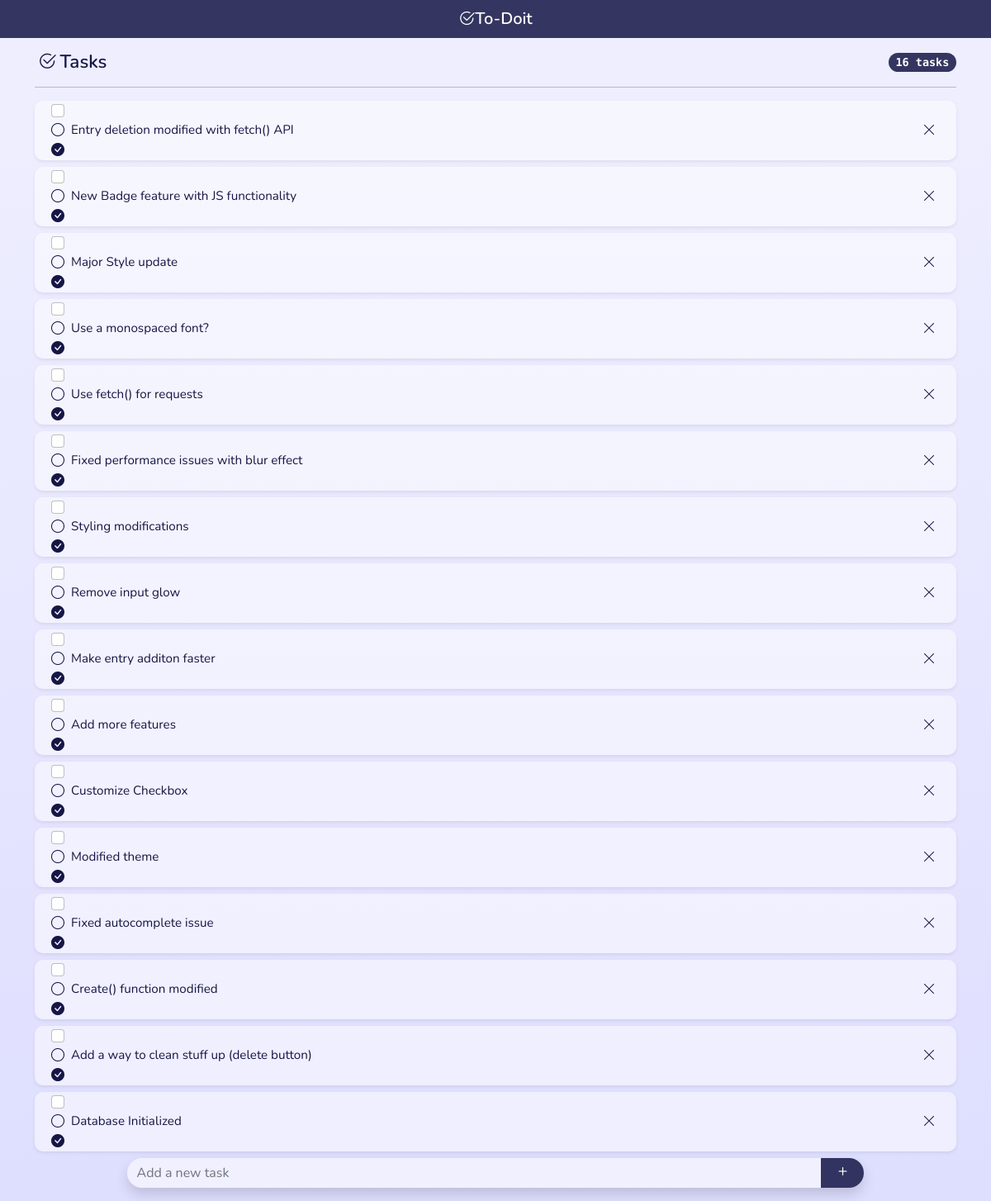
The page / on the database its author committed.
### tables this page shows
CREATE TABLE todos (
    id INTEGER PRIMARY KEY AUTOINCREMENT,
    time TIMESTAMP NOT NULL DEFAULT CURRENT_TIMESTAMP,
    content TEXT NOT NULL
);

### app.py (the view)
@app.route('/', methods =["GET", "POST"])
def index():
    conn = get_db_connection()
    todos = conn.execute('SELECT * FROM todos').fetchall()
    todos = reversed(todos)
    conn.close()
    return render_template('index.html',todos=todos)

### app.py (called while the page is built)
def get_db_connection():
    conn = sqlite3.connect('database.db')
    conn.row_factory = sqlite3.Row
    return conn

### templates/index.html
{% extends 'base.html' %}
{% block content %}
    {% for entry in todos %}
        <div id="{{ entry['id'] }}" class="card mb-2 shadow-sm">
            <li class="list-group-item py-0 border-0 d-flex justify-content-between align-items-center">
    	    	<div class="pretty p-icon p-toggle p-plain px-1">
                    <input class="form-check-input me-1" type="checkbox">
                    <div class="state p-off">
                        <i class="bi bi-circle"></i>
                    </div>
                    <div class="state p-on">
                        <i class="bi bi-check-circle-fill"></i>
                    </div>
                </div>
                <div class="card-body lh-sm px-0">{{ entry['content'] }}</div>
                <button id="{{ entry['id'] }}" type="button" class="btn btn-sm px-2 close-btn"><i class="bi bi-x-lg"></i></button>
            </li>
        </div>
    {% endfor %}
{% endblock %}

### static/style.css (style rules this page uses)
:root { --main-color: rgb(22,22,70); --main-color-alpha: rgba(22,22,70,0.85); --gradient-background: linear-gradient(0deg, #dedeff 0%, #eeeeff 90%); }
html { min-height: 100%; }
body { background: var(--gradient-background); background-repeat: no-repeat; font-size: 100%; color: var(--main-color); }
.card { background-color: rgba(255,255,255,0.5); border: 0px; border-radius: 10px; }
.list-group-item, .list-group-item .close-btn { background-color: rgba(0,0,0,0); color: var(--main-color); }
.close-btn { font-size: 1em; }
.card-body { font-size: 0.95em; }

### rows shown on the page
todos: content "Entry deletion modified with fetch() API"
todos: content "New Badge feature with JS functionality"
todos: content "Major Style update"
todos: content "Use a monospaced font?"
todos: content "Use fetch() for requests"
todos: content "Fixed performance issues with blur effect"
todos: content "Styling modifications"
todos: content "Remove input glow"
todos: content "Make entry additon faster"
todos: content "Add more features"
todos: content "Customize Checkbox"
todos: content "Modified theme"
todos: content "Fixed autocomplete issue"
todos: content "Create() function modified"
todos: content "Add a way to clean stuff up (delete button)"
todos: content "Database Initialized"
